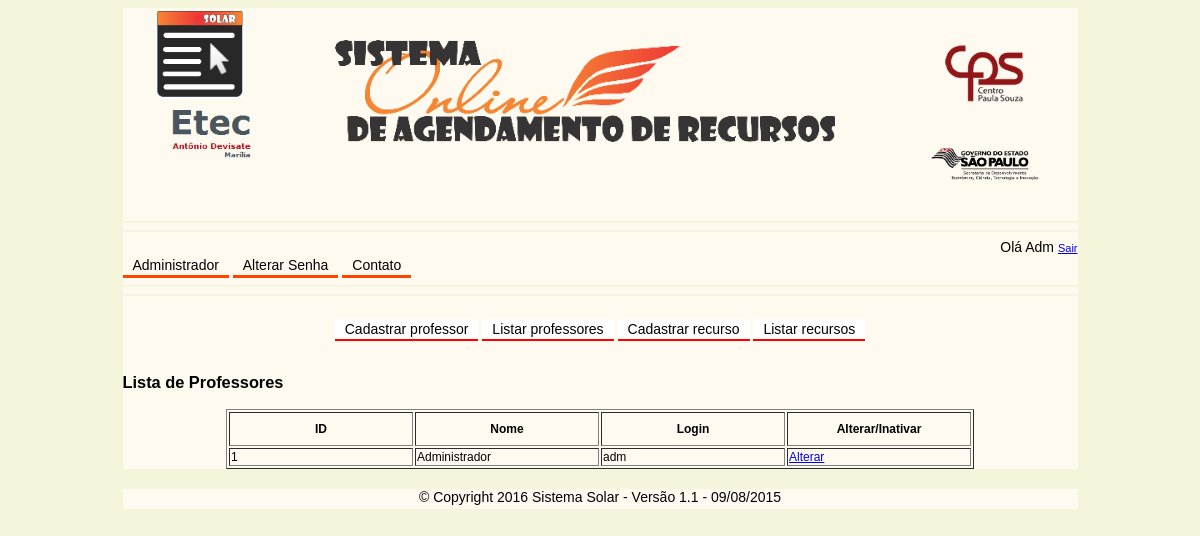
Page /adm/listarprof.php on the committed database.
### tables this page shows
create table usuarios (
	usu_cod int not null auto_increment,
	usu_nome varchar(50) not null,
	usu_login varchar(20) not null,
	usu_senha varchar(40) not null,
	usu_adm bit(1) not null,
 primary key (usu_cod));

### versao.php (called while the page is built)
<?php
	$versao = "Versão 1.1 - 09/08/2015"
?>

### adm/listarprof.php (the view, shortened to what this page needs)
<!DOCTYPE html>
<html>
    <head>
        <link href="../css/estilo.css" rel="stylesheet" type="text/css"/>
    </head>
    <body>
        <div class="container_principal">
            <div class="cabecalho" align="center">
                <div class="logo"><img src="../Imagens/logo1.png" width="90" alt=""/>
                    <br><img src="../Imagens/etec1.png" width="120"  align="center" alt=""/></div>
                <br><br><img src="../Imagens/solar.1.png" width="500" alt=""/>
                <img src="../Imagens/cps.png" align="right" width="120" alt=""/><br>
                <img src="../Imagens/gov.png" align="right" width="120" alt=""/>
            </div>
            <br>
            <hr color="beige" />
            <hr color="beige" />
            <div class="ola">Olá Adm <a href="../logoff.php" id="linkLogout">Sair</a></div>
            <nav id="menu">
                <ul>
                    <li><a href="../adm/adm.php">Administrador</a></li>
                    <li><a href="../senha/formudarsenha.php">Alterar Senha</a></li>
                    <li><a href="../contato.php">Contato</a></li>
                </ul>
            </nav>
            <hr color="beige" >
            <hr color="beige" >
            <br>
            <div id="menu2" align="center">
	            <ul>
                    <li><a href="cadastroprof.php">Cadastrar professor</a></li>
                    <li><a href="listarprof.php">Listar professores</a></li>
                    <li><a href="cadastrorec.php">Cadastrar recurso</a></li>
                    <li><a href="listarrec.php">Listar recursos</a></li>
                </ul>
	       </div>
            <br>
            <h3>Lista de Professores</h3>
            <table align="center" border="1">
                <thead>
                    <tr>
                        <th class="listar">ID</th>
                        <th class="listar">Nome</th>
                        <th class="listar">Login</th>
                        <th class="listar"> Alterar/Inativar</th>
                    </tr>
                </thead>
                <tbody>
                    <?php
    $conn = conectar();
    $sql = "SELECT * FROM usuarios";
    $resultado = $conn->query($sql);
    foreach ($resultado as $row){
        $idprofessor   = $row['usu_cod'];
        $nome  = $row ['usu_nome'];
        $email = $row ['usu_login'];
    echo "<tr>";
        echo"<td>$idprofessor</td>";
        echo "<td>$nome</td>";
        echo "<td>$email</td>";
          echo "<td><a href='form_alter_prof.php?id=$idprofessor'>Alterar</a></td>";
    }
?>
                </tbody>
            </table>
        </div>
        <?php
              require_once('../versao.php');
            ?>
        <div class="footer">
            © Copyright 2016 Sistema Solar - <?php echo $versao; ?>
        </div>
    </body>
</html>

### css/estilo.css (style rules this page uses)
body { background: #F5F5DC; font-family: Verdana, Helvetica, sans-serif; font-size: 14px; }
.container_principal { width: 955px; background-color: #FFFAF0; margin: auto; }
div.cabecalho { background-color: #FFFAF0; width: 890px; height: 190px; margin: auto; }
div.logo { width: 90px; float: left; }
#linkLogout { font-size: 11px; }
div.ola { text-align: right; }
div.footer { clear:both; background-color: #FFFAF0; text-align: center; height: 20px; margin: 20px auto; width: 955px; }
#menu ul { padding: 0px; margin: 0px; list-style:none; }
#menu ul li { display: inline; }
#menu ul li a { padding: 2px 10px; display: inline-block; background-color: #FFFAF0; color: #000000; text-decoration: none; border-bottom:3px solid #FF4500; }
#menu2 ul { padding: 0px; margin: 0px; list-style:none; }
#menu2 ul li { display: inline; }
#menu2 ul li a { padding: 2px 10px; display: inline-block; background-color: #FFFFFF; color: black; text-decoration: none; border-bottom:2px solid #FF0000; }
table { font-size: 12px; }
th.listar { width: 180px; height: 20px; text-align: center; font-size: 12px; height: 30px; }

### rows in the picture
usuarios: usu_cod "1", usu_nome "Administrador", usu_login "adm"

### other values in the picture
$versao "Versão 1.1 - 09/08/2015"
